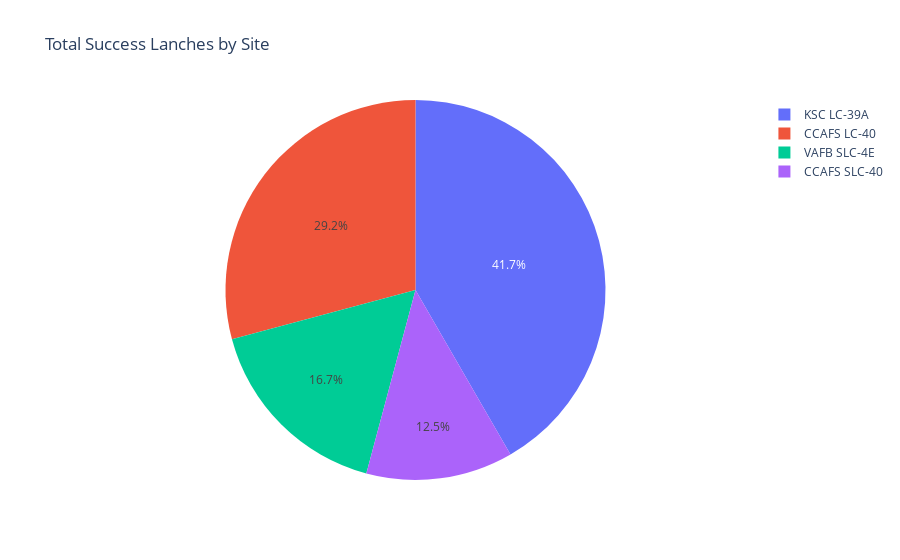

Here is the notebook cell this chart was saved with:
### Code cell
px.pie(filtered_df, values='class', 
                     names='Launch Site', 
                     title='Total Success Lanches by Site')

### Figure 1 — Plotly figure (JSON) as saved in the notebook; plotly's stock layout.template omitted (floating-point values rounded to 4 significant figures)
{"data": [{"domain": {"x": [0, 1], "y": [0, 1]}, "hovertemplate": "Launch Site=%{label}<br>class=%{value}<extra></extra>", "labels": ["CCAFS LC-40", "CCAFS SLC-40", "KSC LC-39A", "VAFB SLC-4E"], "legendgroup": "", "name": "", "showlegend": true, "type": "pie", "values": [7, 3, 10, 4]}], "layout": {"legend": {"tracegroupgap": 0}, "title": {"text": "Total Success Lanches by Site"}}}
